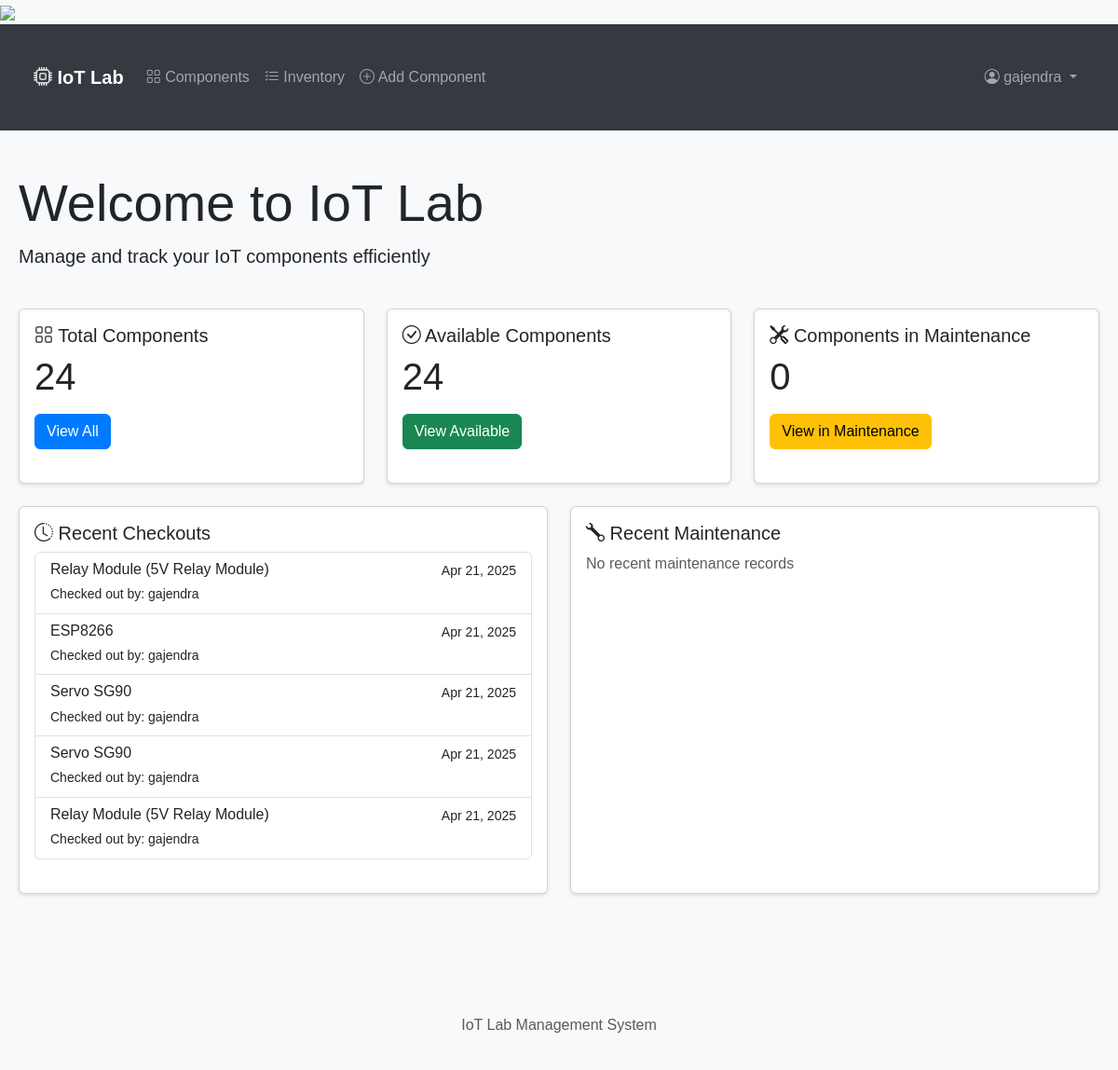
Screenshot of / (signed in) with the database file from the repository.
### components/models.py (models this page shows, shortened)
class ComponentCheckout(models.Model):
    component = models.ForeignKey(Component, on_delete=models.CASCADE, related_name='checkouts')
    checked_out_by = models.ForeignKey(User, on_delete=models.CASCADE)
    checkout_date = models.DateTimeField(auto_now_add=True)
    expected_return_date = models.DateField()
    actual_return_date = models.DateField(null=True, blank=True)
    notes = models.TextField(blank=True)
    user_branch = models.CharField(max_length=100, null=True, blank=True)
    user_phone = models.CharField(max_length=15, null=True, blank=True)
    user_email = models.EmailField(null=True, blank=True)
    display_name = models.CharField(max_length=100, null=True, blank=True)
    quantity = models.PositiveIntegerField(default=1)

class Component(models.Model):
    STATUS_CHOICES = [
        ('available', 'Available'),
        ('in_use', 'In Use'),
        ('maintenance', 'Under Maintenance'),
        ('retired', 'Retired'),
    ]
    name = models.CharField(max_length=200)
    category = models.ForeignKey(Category, on_delete=models.CASCADE, related_name='components')
    description = models.TextField()
    serial_number = models.CharField(max_length=100, unique=True, null=True, blank=True)
    quantity = models.PositiveIntegerField(default=1)
    status = models.CharField(max_length=20, choices=STATUS_CHOICES, default='available')
    location = models.CharField(max_length=200)
    purchase_date = models.DateField()
    last_maintenance_date = models.DateField(null=True, blank=True)
    next_maintenance_date = models.DateField(null=True, blank=True)
    created_by = models.ForeignKey(User, on_delete=models.CASCADE, related_name='created_components')
    created_at = models.DateTimeField(auto_now_add=True)
    updated_at = models.DateTimeField(auto_now=True)
    image = models.ImageField(upload_to='components/', null=True, blank=True)

### components/views.py (the view)
# urls.py: path('', views.home, name='home'),
@login_required
def home(request):
    components = Component.objects.prefetch_related('checkouts').all()
    total_quantity = 0
    available_quantity = 0
    in_use_quantity = 0
    maintenance_quantity = 0
    for component in components:
        active_checkouts = component.checkouts.filter(actual_return_date__isnull=True)
        in_use_count = sum(checkout.quantity for checkout in active_checkouts)
        if component.status == 'maintenance':
            maintenance_quantity += component.quantity
        else:
            available_count = max(0, component.quantity - in_use_count)
            available_quantity += available_count
            in_use_quantity += in_use_count
        total_quantity += component.quantity
    context = {
        'total_components': total_quantity,
        'available_components': available_quantity,
        'in_use_components': in_use_quantity,
        'maintenance_components': maintenance_quantity,
        'recent_checkouts': ComponentCheckout.objects.select_related('component', 'checked_out_by').order_by('-checkout_date')[:5],
        'recent_maintenance': MaintenanceLog.objects.select_related('component', 'performed_by').order_by('-maintenance_date')[:5],
    }
    return render(request, 'components/home.html', context)

### components/templates/components/home.html (shortened to what this page needs)
{% extends "components/base.html" %}
{% block content %}
<div class="row">
    <div class="col-md-12 mb-4">
        <h1 class="display-4">Welcome to IoT Lab</h1>
        <p class="lead">Manage and track your IoT components efficiently</p>
    </div>
</div>
<div class="row">
    <div class="col-md-4 mb-4">
        <div class="card h-100">
            <div class="card-body">
                <h5 class="card-title">
                    <i class="bi bi-grid"></i> Total Components
                </h5>
                <p class="card-text display-6">{{ total_components }}</p>
                <a href="{% url 'component-list' %}" class="btn btn-primary">View All</a>
            </div>
        </div>
    </div>
    <div class="col-md-4 mb-4">
        <div class="card h-100">
            <div class="card-body">
                <h5 class="card-title">
                    <i class="bi bi-check-circle"></i> Available Components
                </h5>
                <p class="card-text display-6">{{ available_components }}</p>
                <a href="{% url 'component-list' %}?status=available" class="btn btn-success">View Available</a>
            </div>
        </div>
    </div>
    <div class="col-md-4 mb-4">
        <div class="card h-100">
            <div class="card-body">
                <h5 class="card-title">
                    <i class="bi bi-tools"></i> Components in Maintenance
                </h5>
                <p class="card-text display-6">{{ maintenance_components }}</p>
                <a href="{% url 'component-list' %}?status=maintenance" class="btn btn-warning">View in Maintenance</a>
            </div>
        </div>
    </div>
</div>
<div class="row">
    <div class="col-md-6 mb-4">
        <div class="card h-100">
            <div class="card-body">
                <h5 class="card-title">
                    <i class="bi bi-clock-history"></i> Recent Checkouts
                </h5>
                <div class="list-group">
                    {% for checkout in recent_checkouts %}
                    <a href="{% url 'component-detail' checkout.component.pk %}" class="list-group-item list-group-item-action">
                        <div class="d-flex w-100 justify-content-between">
                            <h6 class="mb-1">{{ checkout.component.name }}</h6>
                            <small>{{ checkout.checkout_date|date:"M d, Y" }}</small>
                        </div>
                        <small>Checked out by: {{ checkout.checked_out_by.username }}</small>
                    </a>
                    {% empty %}
                    <p class="text-muted">No recent checkouts</p>
                    {% endfor %}
                </div>
            </div>
        </div>
    </div>
    <div class="col-md-6 mb-4">
        <div class="card h-100">
            <div class="card-body">
                <h5 class="card-title">
                    <i class="bi bi-wrench"></i> Recent Maintenance
                </h5>
                <div class="list-group">
                    {% for log in recent_maintenance %}
                    <a href="{% url 'component-detail' log.component.pk %}" class="list-group-item list-group-item-action">
                        <div class="d-flex w-100 justify-content-between">
                            <h6 class="mb-1">{{ log.component.name }}</h6>
                            <small>{{ log.maintenance_date|date:"M d, Y" }}</small>
                        </div>
                        <small>Maintained by: {{ log.performed_by.username }}</small>
                    </a>
                    {% empty %}
                    <p class="text-muted">No recent maintenance records</p>
                    {% endfor %}
                </div>
            </div>
        </div>
    </div>
</div>
{% endblock %}

### components/templates/components/base.html (shortened to what this page needs)
<!DOCTYPE html>
<html lang="en">
<head>
    <link href="https://cdn.jsdelivr.net/npm/bootstrap@5.3.0/dist/css/bootstrap.min.css" rel="stylesheet">
    <link rel="stylesheet" href="https://cdn.jsdelivr.net/npm/bootstrap-icons@1.7.2/font/bootstrap-icons.css">
    {% load static %}
    <link rel="stylesheet" href="/lab-manager/static/css/main.css">
    {% get_media_prefix as media_prefix %}
    <img src="{{ media_prefix }}components/{{ component.image.name }}">
</head>
<body>
    <nav class="navbar navbar-expand-lg navbar-dark">
        <div class="container">
            <a class="navbar-brand" href="{% url 'home' %}">
                <i class="bi bi-cpu"></i> IoT Lab
            </a>
            <div class="collapse navbar-collapse" id="navbarNav">
                <ul class="navbar-nav me-auto">
                    <li class="nav-item">
                        <a class="nav-link" href="{% url 'component-list' %}">
                            <i class="bi bi-grid"></i> Components
                        </a>
                    </li>
                    <li class="nav-item">
                        <a class="nav-link" href="{% url 'inventory-list' %}">
                            <i class="bi bi-list-check"></i> Inventory
                        </a>
                    </li>
                    {% if user.is_authenticated %}
                    <li class="nav-item">
                        <a class="nav-link" href="{% url 'component-create' %}">
                            <i class="bi bi-plus-circle"></i> Add Component
                        </a>
                    </li>
                    {% endif %}
                </ul>
                <ul class="navbar-nav">
                    {% if user.is_authenticated %}
                    <li class="nav-item dropdown">
                        <a class="nav-link dropdown-toggle" href="#" id="userDropdown" role="button" data-bs-toggle="dropdown">
                            <i class="bi bi-person-circle"></i> {{ user.username }}
                        </a>
                    </li>
                    {% else %}
                    <li class="nav-item">
                        <a class="nav-link" href="{% url 'login' %}">
                            <i class="bi bi-box-arrow-in-right"></i> Login
                        </a>
                    </li>
                    {% endif %}
                </ul>
            </div>
        </div>
    </nav>
    <div class="container mt-4">
        {% block content %}
        {% endblock %}
    </div>
    <footer class="footer mt-5 py-3 bg-light">
        <div class="container text-center">
            <span class="text-muted">IoT Lab Management System</span>
        </div>
    </footer>
</body>
</html>

### components/static/css/main.css (style rules this page uses)
body { font-family: Arial, sans-serif; line-height: 1.6; margin: 0; padding: 0; background-color: #f8f9fa; }
.container { max-width: 1200px; margin: 0 auto; padding: 20px; }
.navbar { background-color: #343a40; padding: 1rem; }
.navbar-brand { color: white; font-weight: bold; }
.card { margin-bottom: 20px; box-shadow: 0 2px 4px rgba(0,0,0,0.1); }
.btn-primary { background-color: #007bff; border-color: #007bff; }

### rows the page displays
ComponentCheckout: component.name "Relay Module (5V Relay Module)", checkout_date "Apr 21, 2025", checked_out_by.username "gajendra"
ComponentCheckout: component.name "ESP8266", checkout_date "Apr 21, 2025", checked_out_by.username "gajendra"
ComponentCheckout: component.name "Servo SG90", checkout_date "Apr 21, 2025", checked_out_by.username "gajendra"
ComponentCheckout: component.name "Servo SG90", checkout_date "Apr 21, 2025", checked_out_by.username "gajendra"
ComponentCheckout: component.name "Relay Module (5V Relay Module)", checkout_date "Apr 21, 2025", checked_out_by.username "gajendra"

### other values shown
{{ user.username }} "gajendra"
{{ total_components }} "24"
{{ available_components }} "24"
{{ maintenance_components }} "0"
